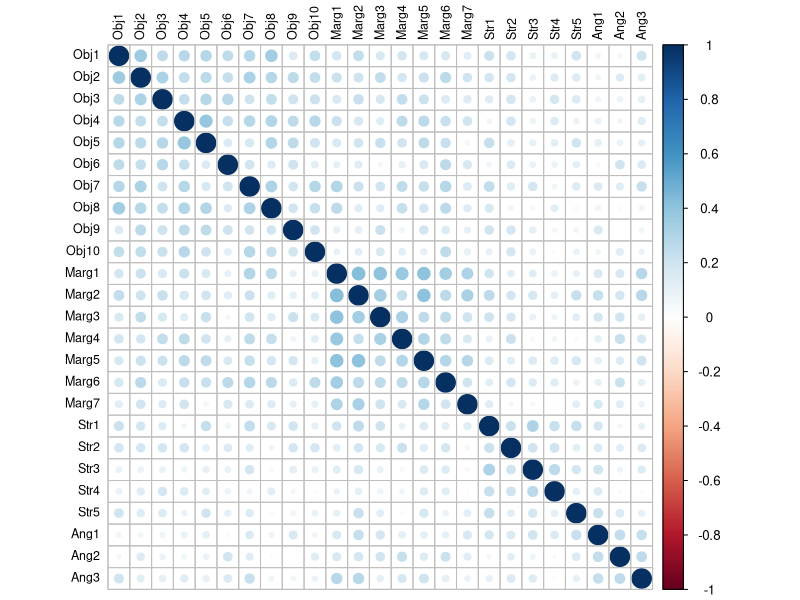
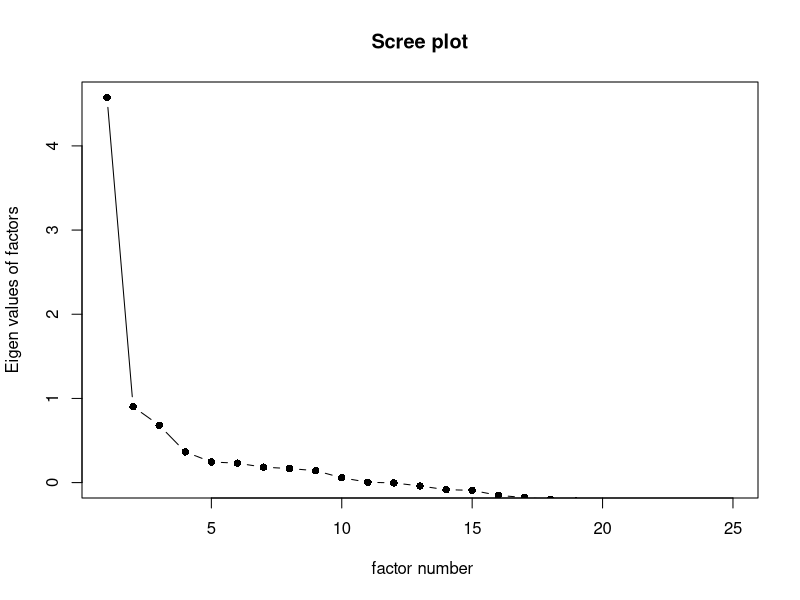
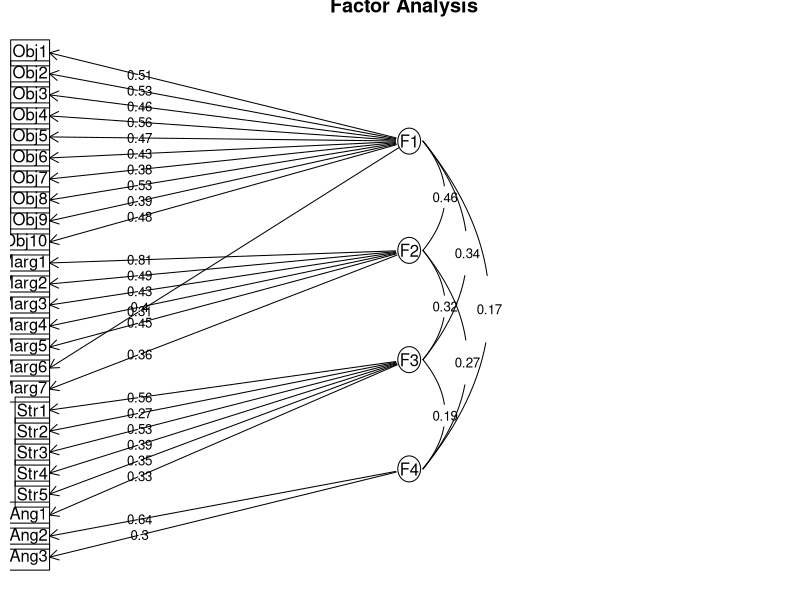

Recreate these plots in R, in order.
## ---- chunk 1
#| include: false

library(fontawesome)

library(kableExtra)
## ---- chunk 2
#| warning: false 

# Required packages for this R script
library(psych)
library(corrplot)
library(GPArotation)
library(readxl)
## ---- chunk 3
#| warning: false

dat <- read_excel("data/GRMS.xlsx")
dat
## ---- chunk 4
cor_matrix <- round(cor(dat, use = "complete.obs"), 2)
cor_matrix
## ---- chunk 5
corrplot(cor(dat, use="complete.obs"), order = "original",
         tl.col='black', tl.cex=.75) 
## ---- chunk 6
cortest.bartlett(cor(dat), n = nrow(dat))
## ---- chunk 7
KMO(cor(dat))
## ---- chunk 8
round(det(cor(dat)), 4) 
## ---- chunk 9
scree(cor(dat), factors = TRUE, pc = FALSE, hline = -1)
## ---- chunk 10
efa_result <- fa(dat, nfactors = 4, fm = "pa", rotate = "oblimin")

print(efa_result, cut = 0.23, digits = 3)
## ---- chunk 11
#| echo: false

data.frame(
  Factor        = colnames(efa_result$loadings),
  SS_Loadings   = round(efa_result$Vaccounted["SS loadings", ], 2),
  "% of Var"  = round(efa_result$Vaccounted["Proportion Var", ] * 100, 1),
  "Cum Var (%)"   = round(efa_result$Vaccounted["Cumulative Var", ] * 100, 1),
  row.names     = NULL,
  check.names   = FALSE
)
## ---- chunk 12
#| echo: false

as.data.frame(round(efa_result$Phi, 2)) |>
  setNames(colnames(efa_result$loadings)) |>
  tibble::rownames_to_column("Factor") |>
  dplyr::mutate(Factor = colnames(efa_result$loadings))

## ---- chunk 13
#| echo: false

data.frame(
  RMSEA = round(efa_result$RMSEA["RMSEA"], 2),
  Lower = round(efa_result$RMSEA["lower"], 2),
  Upper = round(efa_result$RMSEA["upper"], 2),
  TLI   = round(efa_result$TLI, 2),
  BIC   = round(efa_result$BIC, 2),
  Chi2  = round(efa_result$STATISTIC, 2),
  df    = round(efa_result$dof, 0),
  p     = round(efa_result$PVAL, 3)
)
## ---- chunk 14
#| warning: false
#| message: false

colnames(efa_result$loadings) <- c("F1", "F2", "F3", "F4")

psych::fa.diagram(efa_result, cut = 0, digits = 2, l.cex=0.8,
                  marg=c(0.0, 0.5, 0.5, 0.1), sort = F)
## ---- chunk 15
#| echo: false
#| warning: false

keys <- vector("list", 4)
for (f in 1:4) {
  keys[[f]] <- rownames(efa_result$loadings)[
    apply(abs(efa_result$loadings), 1, which.max) == f
  ]
}
names(keys) <- colnames(efa_result$loadings)

reliability_table <- do.call(rbind, lapply(names(keys), function(f) {
  a <- psych::alpha(dat[, keys[[f]]], warnings = FALSE)$total
  data.frame(
    Factor  = f,
    Items   = length(keys[[f]]),
    Cronbach_alpha = round(a$raw_alpha, 3)
  )
}))

reliability_table
